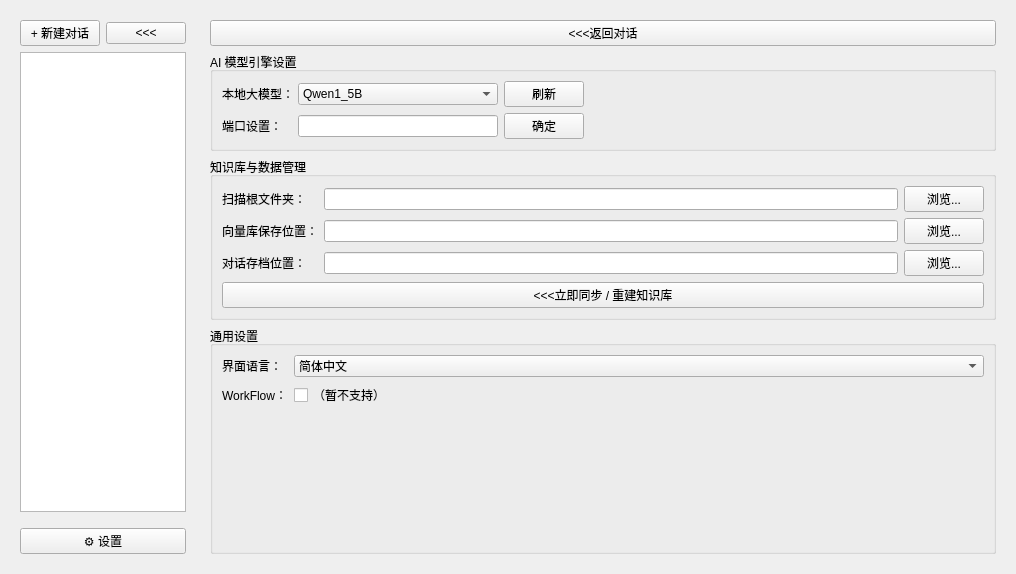
<?xml version="1.0" encoding="UTF-8"?>
<ui version="4.0">
 <class>MainWidget</class>
 <widget class="QWidget" name="MainWidget">
  <property name="geometry">
   <rect>
    <x>0</x>
    <y>0</y>
    <width>960</width>
    <height>566</height>
   </rect>
  </property>
  <property name="maximumSize">
   <size>
    <width>10000</width>
    <height>16777215</height>
   </size>
  </property>
  <property name="windowTitle">
   <string>DeepVein </string>
  </property>
  <layout class="QHBoxLayout" name="horizontalLayout_4">
   <item>
    <widget class="QWidget" name="sidebarWidget" native="true">
     <property name="minimumSize">
      <size>
       <width>0</width>
       <height>0</height>
      </size>
     </property>
     <property name="maximumSize">
      <size>
       <width>10000</width>
       <height>16777215</height>
      </size>
     </property>
     <layout class="QVBoxLayout" name="verticalLayout_sidebar">
      <item>
       <layout class="QHBoxLayout" name="horizontalLayout_3">
        <item>
         <widget class="QPushButton" name="btnNewChat">
          <property name="text">
           <string>+ 新建对话</string>
          </property>
         </widget>
        </item>
        <item>
         <widget class="QPushButton" name="btnToggleSidebar">
          <property name="text">
           <string>&lt;&lt;&lt;</string>
          </property>
         </widget>
        </item>
       </layout>
      </item>
      <item>
       <widget class="QListWidget" name="listChatHistory">
        <property name="minimumSize">
         <size>
          <width>0</width>
          <height>460</height>
         </size>
        </property>
       </widget>
      </item>
      <item>
       <spacer name="verticalSpacer_2">
        <property name="orientation">
         <enum>Qt::Orientation::Vertical</enum>
        </property>
        <property name="sizeHint" stdset="0">
         <size>
          <width>20</width>
          <height>40</height>
         </size>
        </property>
       </spacer>
      </item>
      <item>
       <widget class="QPushButton" name="btnSettings">
        <property name="text">
         <string>⚙️ 设置</string>
        </property>
       </widget>
      </item>
     </layout>
    </widget>
   </item>
   <item>
    <widget class="QStackedWidget" name="stackedWidget">
     <property name="minimumSize">
      <size>
       <width>0</width>
       <height>0</height>
      </size>
     </property>
     <property name="maximumSize">
      <size>
       <width>10000</width>
       <height>16777215</height>
      </size>
     </property>
     <property name="currentIndex">
      <number>1</number>
     </property>
     <widget class="QWidget" name="pageChat">
      <layout class="QVBoxLayout" name="verticalLayout_4">
       <item>
        <widget class="QLabel" name="labelStatus">
         <property name="text">
          <string>🟢 模型已就绪</string>
         </property>
        </widget>
       </item>
       <item>
        <widget class="QListWidget" name="listWidgetChat">
         <property name="minimumSize">
          <size>
           <width>0</width>
           <height>400</height>
          </size>
         </property>
         <property name="styleSheet">
          <string notr="true"/>
         </property>
        </widget>
       </item>
       <item>
        <layout class="QHBoxLayout" name="horizontalLayout_5">
         <item>
          <layout class="QVBoxLayout" name="verticalLayout_3">
           <item>
            <widget class="QPushButton" name="btnUploadFile">
             <property name="minimumSize">
              <size>
               <width>40</width>
               <height>45</height>
              </size>
             </property>
             <property name="toolTip">
              <string>上传临时文件以辅助本次对话</string>
             </property>
             <property name="text">
              <string>📎</string>
             </property>
            </widget>
           </item>
           <item>
            <widget class="QPushButton" name="btn_DeleteFile">
             <property name="minimumSize">
              <size>
               <width>90</width>
               <height>45</height>
              </size>
             </property>
             <property name="maximumSize">
              <size>
               <width>90</width>
               <height>16777215</height>
              </size>
             </property>
             <property name="text">
              <string>删除文件</string>
             </property>
            </widget>
           </item>
          </layout>
         </item>
         <item>
          <widget class="QTextEdit" name="textEditInput">
           <property name="minimumSize">
            <size>
             <width>0</width>
             <height>100</height>
            </size>
           </property>
           <property name="maximumSize">
            <size>
             <width>16777215</width>
             <height>100</height>
            </size>
           </property>
           <property name="placeholderText">
            <string>向 DeepVein 提问，或搜索本地知识...</string>
           </property>
          </widget>
         </item>
         <item>
          <widget class="QPushButton" name="btnSend">
           <property name="minimumSize">
            <size>
             <width>0</width>
             <height>40</height>
            </size>
           </property>
           <property name="text">
            <string>发送</string>
           </property>
          </widget>
         </item>
        </layout>
       </item>
      </layout>
     </widget>
     <widget class="QWidget" name="pageSettings">
      <layout class="QVBoxLayout" name="verticalLayout_settings">
       <item>
        <widget class="QPushButton" name="btnBackToChat">
         <property name="text">
          <string>&lt;&lt;&lt;返回对话</string>
         </property>
        </widget>
       </item>
       <item>
        <widget class="QGroupBox" name="groupBoxAI">
         <property name="title">
          <string>AI 模型引擎设置</string>
         </property>
         <layout class="QVBoxLayout" name="verticalLayout_2">
          <item>
           <layout class="QVBoxLayout" name="verticalLayout">
            <item>
             <layout class="QHBoxLayout" name="horizontalLayout_2">
              <property name="rightMargin">
               <number>400</number>
              </property>
              <item>
               <widget class="QLabel" name="labelModel">
                <property name="minimumSize">
                 <size>
                  <width>70</width>
                  <height>0</height>
                 </size>
                </property>
                <property name="maximumSize">
                 <size>
                  <width>80</width>
                  <height>16777215</height>
                 </size>
                </property>
                <property name="text">
                 <string>本地大模型：</string>
                </property>
               </widget>
              </item>
              <item>
               <widget class="QComboBox" name="comboModel">
                <property name="minimumSize">
                 <size>
                  <width>200</width>
                  <height>0</height>
                 </size>
                </property>
                <item>
                 <property name="text">
                  <string>Qwen1_5B</string>
                 </property>
                </item>
                <item>
                 <property name="text">
                  <string>DeepSeekCoder</string>
                 </property>
                </item>
                <item>
                 <property name="text">
                  <string>Llama3</string>
                 </property>
                </item>
               </widget>
              </item>
              <item>
               <widget class="QPushButton" name="btnRefreshModels">
                <property name="text">
                 <string>刷新</string>
                </property>
               </widget>
              </item>
             </layout>
            </item>
            <item>
             <layout class="QHBoxLayout" name="horizontalLayout">
              <property name="rightMargin">
               <number>400</number>
              </property>
              <item alignment="Qt::AlignmentFlag::AlignLeft">
               <widget class="QLabel" name="label">
                <property name="minimumSize">
                 <size>
                  <width>70</width>
                  <height>0</height>
                 </size>
                </property>
                <property name="text">
                 <string>端口设置：</string>
                </property>
               </widget>
              </item>
              <item>
               <widget class="QLineEdit" name="editPort">
                <property name="minimumSize">
                 <size>
                  <width>200</width>
                  <height>0</height>
                 </size>
                </property>
               </widget>
              </item>
              <item>
               <widget class="QPushButton" name="btnSetPort">
                <property name="text">
                 <string>确定</string>
                </property>
               </widget>
              </item>
             </layout>
            </item>
           </layout>
          </item>
         </layout>
        </widget>
       </item>
       <item>
        <widget class="QGroupBox" name="groupBoxDB">
         <property name="title">
          <string>知识库与数据管理</string>
         </property>
         <layout class="QGridLayout" name="gridLayout_DB">
          <item row="1" column="0">
           <widget class="QLabel" name="labelVectorPath">
            <property name="text">
             <string>向量库保存位置：</string>
            </property>
           </widget>
          </item>
          <item row="3" column="0" colspan="3">
           <widget class="QPushButton" name="btnRebuildDB">
            <property name="text">
             <string>&lt;&lt;&lt;立即同步 / 重建知识库</string>
            </property>
           </widget>
          </item>
          <item row="0" column="2">
           <widget class="QPushButton" name="btnBrowseScanPath">
            <property name="text">
             <string>浏览...</string>
            </property>
           </widget>
          </item>
          <item row="1" column="2">
           <widget class="QPushButton" name="btnBrowseVectorPath">
            <property name="text">
             <string>浏览...</string>
            </property>
           </widget>
          </item>
          <item row="2" column="0">
           <widget class="QLabel" name="labelHistoryPath">
            <property name="text">
             <string>对话存档位置：</string>
            </property>
           </widget>
          </item>
          <item row="0" column="0">
           <widget class="QLabel" name="labelScanPath">
            <property name="text">
             <string>扫描根文件夹：</string>
            </property>
           </widget>
          </item>
          <item row="2" column="2">
           <widget class="QPushButton" name="btnBrowseHistoryPath">
            <property name="text">
             <string>浏览...</string>
            </property>
           </widget>
          </item>
          <item row="0" column="1">
           <widget class="QLineEdit" name="editScanPath"/>
          </item>
          <item row="1" column="1">
           <widget class="QLineEdit" name="editVectorPath"/>
          </item>
          <item row="2" column="1">
           <widget class="QLineEdit" name="editHistoryPath"/>
          </item>
         </layout>
        </widget>
       </item>
       <item>
        <widget class="QGroupBox" name="groupBoxGeneral">
         <property name="title">
          <string>通用设置</string>
         </property>
         <layout class="QFormLayout" name="formLayout_General">
          <item row="0" column="0">
           <widget class="QLabel" name="labelLanguage">
            <property name="text">
             <string>界面语言：</string>
            </property>
           </widget>
          </item>
          <item row="0" column="1">
           <widget class="QComboBox" name="comboLanguage">
            <item>
             <property name="text">
              <string>简体中文</string>
             </property>
            </item>
            <item>
             <property name="text">
              <string>English</string>
             </property>
            </item>
           </widget>
          </item>
          <item row="3" column="1">
           <spacer name="verticalSpacer">
            <property name="orientation">
             <enum>Qt::Orientation::Vertical</enum>
            </property>
            <property name="sizeHint" stdset="0">
             <size>
              <width>20</width>
              <height>40</height>
             </size>
            </property>
           </spacer>
          </item>
          <item row="1" column="0">
           <widget class="QLabel" name="label_2">
            <property name="text">
             <string>WorkFlow：</string>
            </property>
           </widget>
          </item>
          <item row="1" column="1">
           <widget class="QCheckBox" name="checkBox">
            <property name="text">
             <string>（暂不支持）</string>
            </property>
           </widget>
          </item>
         </layout>
        </widget>
       </item>
      </layout>
     </widget>
    </widget>
   </item>
  </layout>
 </widget>
 <resources/>
 <connections/>
</ui>
